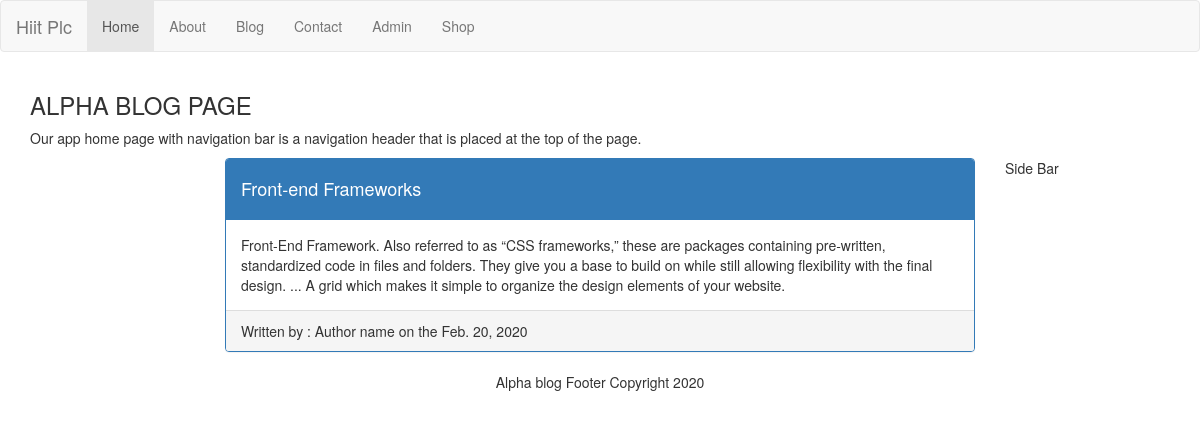
Page /blog/3 on the committed database.
### app_1/models.py (models this page shows)
class blogpost(models.Model):
    title   = models.CharField(max_length=120,default = "Title ")
    content = models.TextField(default = "Content ")
    author  = models.CharField(max_length=120, default="Author name")
    date    = models.DateField()

### app_1/views.py (the view)
# urls.py: path('blog/<int:cid>',  appblog_details,name="App Blog Details page" ),
def appblog_details(request,cid ):
    xc=blogpost.objects.get(id=cid)
    q={"xc":xc}
    return render(request,"blog_details.html",q)

### templates/blog_details.html
 {% include "menu.html" %}
<div class="container">
  <h3>ALPHA BLOG  PAGE</h3>
  <p>Our app home page with navigation bar is a navigation header that is placed at the top of the page.</p>
<div class="row">
  <div class="col-sm-2"></div>
  <div class="col-sm-8">
   <div class="panel panel-primary">
      <div class="panel-heading"><h4>{{xc.title}} </h4></div>
      <div class="panel-body"> {{xc.content}}
         </div>
  <div class="panel-footer">  Written by : {{xc.author}}
       on the  {{xc.date}}</div>
    </div>
    </div>
  <div class="col-sm-2"> Side Bar </div>
</div>
</div>
<footer class="container-fluid text-center">
  <p>Alpha blog Footer Copyright 2020</p>
</footer>

### rows in the picture
blogpost: title "Front-end Frameworks", content "Front-End Framework. Also referred to as “CSS frameworks,” these are packages containing pre-written, standardized code in files and folders. They give you a base to build on while still allowing flexibility with the final design. ... A grid which makes it simple to organize the design elements of your website.", author "Author name", date "Feb. 20, 2020"
